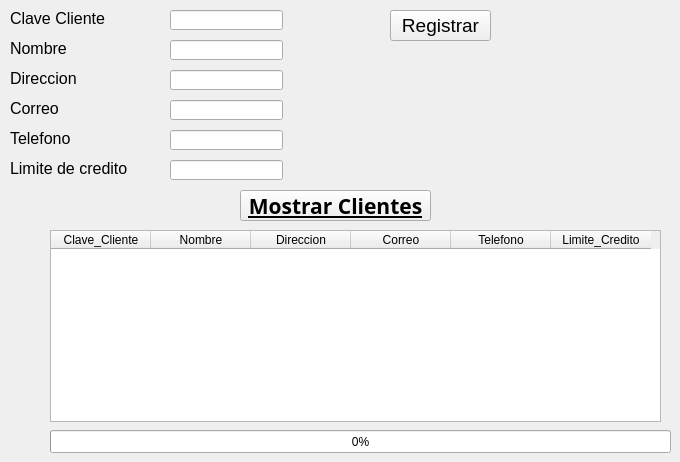
    <widget class="QWidget" name="tab_3">
     <attribute name="title">
      <string>Clientes</string>
     </attribute>
     <widget class="QLineEdit" name="nom_clie">
      <property name="geometry">
       <rect>
        <x>170</x>
        <y>40</y>
        <width>113</width>
        <height>20</height>
       </rect>
      </property>
     </widget>
     <widget class="QLabel" name="label_11">
      <property name="geometry">
       <rect>
        <x>10</x>
        <y>10</y>
        <width>151</width>
        <height>16</height>
       </rect>
      </property>
      <property name="font">
       <font>
        <pointsize>12</pointsize>
       </font>
      </property>
      <property name="text">
       <string>Clave Cliente</string>
      </property>
     </widget>
     <widget class="QLineEdit" name="corr_clie">
      <property name="geometry">
       <rect>
        <x>170</x>
        <y>100</y>
        <width>113</width>
        <height>20</height>
       </rect>
      </property>
     </widget>
     <widget class="QPushButton" name="btn_mostclie">
      <property name="geometry">
       <rect>
        <x>240</x>
        <y>190</y>
        <width>191</width>
        <height>31</height>
       </rect>
      </property>
      <property name="font">
       <font>
        <family>Segoe Print</family>
        <pointsize>16</pointsize>
        <weight>75</weight>
        <bold>true</bold>
        <underline>true</underline>
       </font>
      </property>
      <property name="text">
       <string>Mostrar Clientes</string>
      </property>
     </widget>
     <widget class="QLineEdit" name="dire_clie">
      <property name="geometry">
       <rect>
        <x>170</x>
        <y>70</y>
        <width>113</width>
        <height>20</height>
       </rect>
      </property>
     </widget>
     <widget class="QLabel" name="label_12">
      <property name="geometry">
       <rect>
        <x>10</x>
        <y>70</y>
        <width>131</width>
        <height>16</height>
       </rect>
      </property>
      <property name="font">
       <font>
        <pointsize>12</pointsize>
       </font>
      </property>
      <property name="text">
       <string>Direccion</string>
      </property>
     </widget>
     <widget class="QLabel" name="label_13">
      <property name="geometry">
       <rect>
        <x>10</x>
        <y>40</y>
        <width>91</width>
        <height>16</height>
       </rect>
      </property>
      <property name="font">
       <font>
        <pointsize>12</pointsize>
       </font>
      </property>
      <property name="text">
       <string>Nombre</string>
      </property>
     </widget>
     <widget class="QLabel" name="label_14">
      <property name="geometry">
       <rect>
        <x>10</x>
        <y>100</y>
        <width>51</width>
        <height>16</height>
       </rect>
      </property>
      <property name="font">
       <font>
        <pointsize>12</pointsize>
       </font>
      </property>
      <property name="text">
       <string>Correo</string>
      </property>
     </widget>
     <widget class="QTableWidget" name="tbl_clie">
      <property name="geometry">
       <rect>
        <x>50</x>
        <y>230</y>
        <width>611</width>
        <height>192</height>
       </rect>
      </property>
      <column>
       <property name="text">
        <string>Clave_Cliente</string>
       </property>
      </column>
      <column>
       <property name="text">
        <string>Nombre</string>
       </property>
      </column>
      <column>
       <property name="text">
        <string>Direccion</string>
       </property>
      </column>
      <column>
       <property name="text">
        <string>Correo</string>
       </property>
      </column>
      <column>
       <property name="text">
        <string>Telefono</string>
       </property>
      </column>
      <column>
       <property name="text">
        <string>Limite_Credito</string>
       </property>
      </column>
     </widget>
     <widget class="QLineEdit" name="clave_clie">
      <property name="geometry">
       <rect>
        <x>170</x>
        <y>10</y>
        <width>113</width>
        <height>20</height>
       </rect>
      </property>
     </widget>
     <widget class="QLabel" name="label_16">
      <property name="geometry">
       <rect>
        <x>10</x>
        <y>130</y>
        <width>71</width>
        <height>16</height>
       </rect>
      </property>
      <property name="font">
       <font>
        <pointsize>12</pointsize>
       </font>
      </property>
      <property name="text">
       <string>Telefono</string>
      </property>
     </widget>
     <widget class="QLineEdit" name="tel_clie">
      <property name="geometry">
       <rect>
        <x>170</x>
        <y>130</y>
        <width>113</width>
        <height>20</height>
       </rect>
      </property>
     </widget>
     <widget class="QPushButton" name="btn_regclie">
      <property name="geometry">
       <rect>
        <x>390</x>
        <y>10</y>
        <width>101</width>
        <height>31</height>
       </rect>
      </property>
      <property name="font">
       <font>
        <pointsize>14</pointsize>
       </font>
      </property>
      <property name="text">
       <string>Registrar</string>
      </property>
     </widget>
     <widget class="QLineEdit" name="limcred_clie">
      <property name="geometry">
       <rect>
        <x>170</x>
        <y>160</y>
        <width>113</width>
        <height>20</height>
       </rect>
      </property>
     </widget>
     <widget class="QLabel" name="label_20">
      <property name="geometry">
       <rect>
        <x>10</x>
        <y>160</y>
        <width>121</width>
        <height>16</height>
       </rect>
      </property>
      <property name="font">
       <font>
        <pointsize>12</pointsize>
       </font>
      </property>
      <property name="text">
       <string>Limite de credito</string>
      </property>
     </widget>
     <widget class="QProgressBar" name="progreso_5">
      <property name="geometry">
       <rect>
        <x>50</x>
        <y>430</y>
        <width>621</width>
        <height>23</height>
       </rect>
      </property>
      <property name="value">
       <number>0</number>
      </property>
     </widget>
    </widget>
